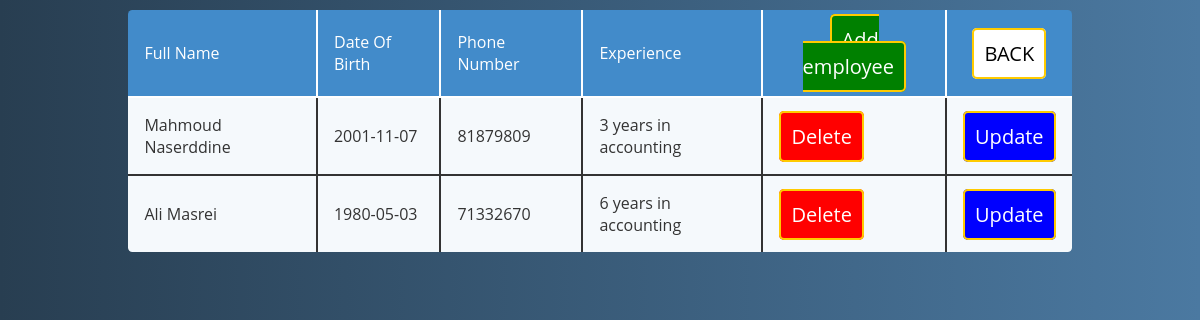
Page /employees.php on the committed database.
### tables this page shows
CREATE TABLE `employees` (
  `employee_id` int(20) UNSIGNED NOT NULL,
  `fullname` varchar(100) NOT NULL,
  `date_of_birth` date NOT NULL,
  `phone_number` int(20) NOT NULL,
  `experience` varchar(50) NOT NULL
);

### employees.php (the view, shortened to what this page needs)
<!DOCTYPE html>
<html lang="en">
<head>
</head>
<body>
<div class = "container">
<table class="rwd-table" width=80% >
<tr><td> Full Name </td><td> Date Of Birth </td> <td> Phone Number </td><td> Experience </td> <td><center><a class="b" href="addemp.php">Add employee</a></center></td><td><center> <a class= "d" href="admin.php">BACK</a></center></td>
<?php	$con= mysqli_connect("localhost", "root","", "bbc");
		$sql="select * from employees";
		$result=mysqli_query($con,$sql);
if(mysqli_num_rows($result) > 0){
?>
		<?php
		while($row = mysqli_fetch_array($result)) {
		?>
		<tr>
        <td><?php echo $row["fullname"]; ?></td>
		<td><?php echo $row["date_of_birth"]; ?></td>
		<td><?php echo $row["phone_number"]; ?></td>
        <td><?php echo $row["experience"]; ?></td>
		<td><a href="deleteemp.php?id=<?php echo $row["employee_id"]; ?>"class="confirmation">Delete</a></td>
		<td><a class="c" href="updateemp.php?id=<?php echo $row["employee_id"]; ?>">Update</a></td>
		</tr>
		<?php
		}
	echo "</table>";
}
else{
    echo "0 results";
}
?>
</div>
</body>
</html>

### employees.php (style rules this page uses)
table,tr,td { border: 2px solid; }
* { font-family: 'Open Sans', sans-serif; }
.rwd-table { margin: auto; min-width: 300px; max-width: 100%; border-collapse: collapse; }
.rwd-table tr:first-child { border-top: none; background: #428bca; color: #fff; }
.rwd-table tr { border-top: 1px solid #ddd; border-bottom: 1px solid #ddd; background-color: #f5f9fc; }
.rwd-table td { display: block; }
.rwd-table td:first-child { margin-top: .5em; }
.rwd-table td:last-child { margin-bottom: .5em; }
.rwd-table td:before { content: attr(data-th) ": "; font-weight: bold; width: 120px; display: inline-block; color: #000; }
.rwd-table th, .rwd-table td { text-align: left; }
.rwd-table { color: #333; border-radius: .4em; overflow: hidden; }
.rwd-table tr { border-color: #bfbfbf; }
.rwd-table th, .rwd-table td { padding: .5em 1em; }
@media screen and (min-width: 600px) { .rwd-table td:before { display: none; } }
@media screen and (min-width: 600px) { .rwd-table th, .rwd-table td { display: table-cell; padding: .25em .5em; } }
@media screen and (min-width: 600px) { .rwd-table th:first-child, .rwd-table td:first-child { padding-left: 0; } }
@media screen and (min-width: 600px) { .rwd-table th:last-child, .rwd-table td:last-child { padding-right: 0; } }
@media screen and (min-width: 600px) { .rwd-table th, .rwd-table td { padding: 1em !important; } }
body { background: #4B79A1; background: -webkit-linear-gradient(to left, #4B79A1 , #283E51); background: linear-gradient(to left, #4B79A1 , #283E51); }
.container { display: block; text-align: center; }
a { background-color:red; color:#fff; border:2px solid #FFCB00; padding: 10px; font-size:20px; border-radius:5px; text-decoration:none; }
.b { background-color:green; color:#fff; border:2px solid #FFCB00; padding: 10px; font-size:20px; border-radius:5px; text-decoration:none; }
.c { background-color:blue; color:#fff; border:2px solid #FFCB00; padding: 10px; font-size:20px; border-radius:5px; text-decoration:none; }
.d { background-color:white; color:black; border:2px solid #FFCB00; padding: 10px; font-size:20px; border-radius:5px; text-decoration:none; }

### rows in the picture
employees: fullname "Mahmoud Naserddine", date_of_birth "2001-11-07", phone_number "81879809", experience "3 years in accounting"
employees: fullname "Ali Masrei", date_of_birth "1980-05-03", phone_number "71332670", experience "6 years in accounting"
